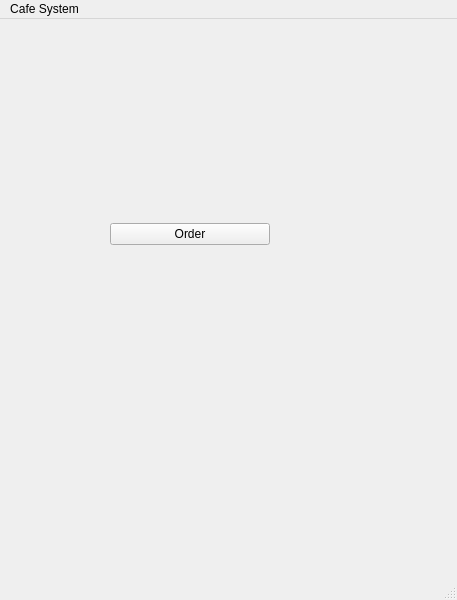
<?xml version="1.0" encoding="UTF-8"?>
<ui version="4.0">
 <class>MainWindow</class>
 <widget class="QMainWindow" name="MainWindow">
  <property name="geometry">
   <rect>
    <x>0</x>
    <y>0</y>
    <width>457</width>
    <height>600</height>
   </rect>
  </property>
  <property name="windowTitle">
   <string>MainWindow</string>
  </property>
  <widget class="QWidget" name="centralwidget">
   <widget class="QWidget" name="verticalLayoutWidget">
    <property name="geometry">
     <rect>
      <x>110</x>
      <y>100</y>
      <width>160</width>
      <height>231</height>
     </rect>
    </property>
    <layout class="QVBoxLayout" name="verticalLayout">
     <item>
      <widget class="QPushButton" name="OrderButton">
       <property name="text">
        <string>Order</string>
       </property>
      </widget>
     </item>
    </layout>
   </widget>
  </widget>
  <widget class="QMenuBar" name="menubar">
   <property name="geometry">
    <rect>
     <x>0</x>
     <y>0</y>
     <width>457</width>
     <height>22</height>
    </rect>
   </property>
   <widget class="QMenu" name="menuCafe_System">
    <property name="title">
     <string>Cafe System</string>
    </property>
   </widget>
   <addaction name="menuCafe_System"/>
  </widget>
  <widget class="QStatusBar" name="statusbar"/>
 </widget>
 <resources/>
 <connections/>
</ui>
